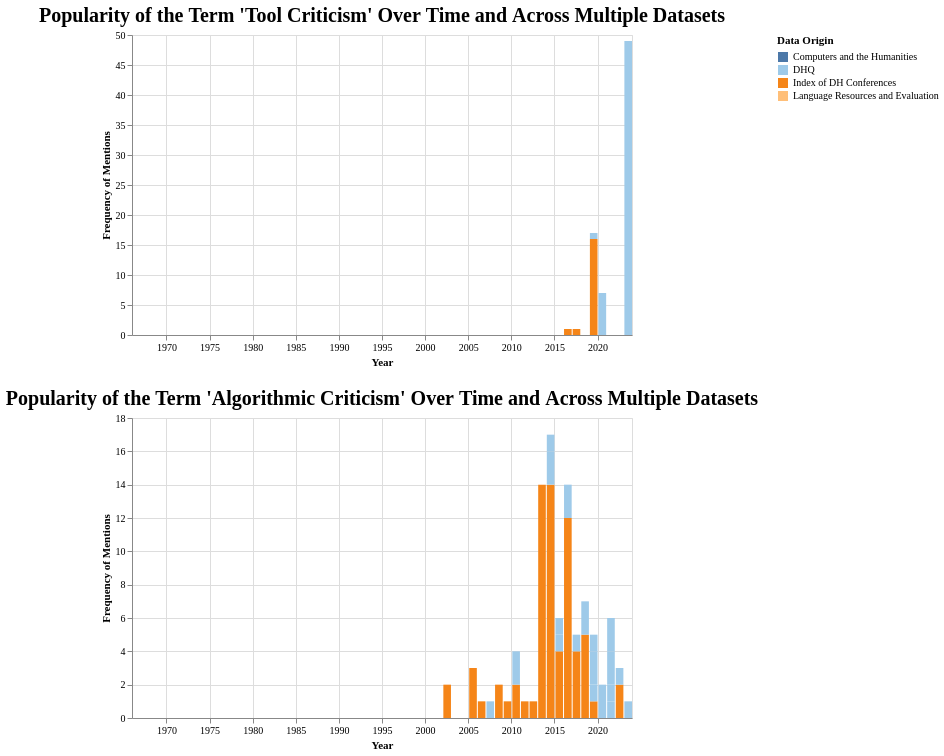

Vega-Lite specification for this chart:
### Vega-Lite specification from a JSON file in a GitHub repository (floating-point values rounded to 4 significant figures; data arrays with more than 128 entries replaced by an {"elided": "..."} marker saying what was removed)
{"config": {"view": {"continuousWidth": 300, "continuousHeight": 300}, "axis": {"labelFont": "Garamond", "titleFont": "Garamond"}, "legend": {"labelFont": "Garamond", "titleFont": "Garamond"}, "title": {"anchor": "middle", "font": "Garamond", "fontSize": 20}}, "vconcat": [{"data": {"name": "data-ff31f810930ec1d4e2e37d500c7f1649"}, "mark": {"type": "bar"}, "encoding": {"color": {"field": "data_origin", "legend": {"labelLimit": 0, "symbolLimit": 0, "title": "Data Origin"}, "scale": {"scheme": "tableau20"}, "sort": {"field": "counts", "op": "sum", "order": "descending"}, "type": "nominal"}, "opacity": {"condition": {"param": "param_13", "value": 1}, "value": 0.2}, "tooltip": [{"field": "data_origin", "title": "Data Origin", "type": "nominal"}, {"field": "Raw Frequency of Mentions", "type": "quantitative"}, {"field": "date", "format": "%Y", "title": "Date", "type": "temporal"}, {"field": "Frequency of Mentions Scaled by Total Tokens", "format": ".2f", "title": "Frequency of Mentions Scaled by Total Tokens (Percentage)", "type": "quantitative"}, {"field": "total_tokens", "title": "Total Tokens", "type": "quantitative"}], "x": {"axis": {"title": "Year"}, "field": "date", "timeUnit": "year", "type": "temporal"}, "y": {"axis": {"title": "Frequency of Mentions"}, "field": "y", "type": "quantitative"}}, "name": "view_9", "title": "Popularity of the Term 'Tool Criticism' Over Time and Across Multiple Datasets", "transform": [{"calculate": "datum[param_12]", "as": "y"}], "width": 500}, {"data": {"name": "data-8400b98aec916c1a3a00b1edebc50611"}, "mark": {"type": "bar"}, "encoding": {"color": {"field": "data_origin", "legend": {"labelLimit": 0, "symbolLimit": 0, "title": "Data Origin"}, "scale": {"scheme": "tableau20"}, "sort": {"field": "counts", "op": "sum", "order": "descending"}, "type": "nominal"}, "opacity": {"condition": {"param": "param_14", "value": 1}, "value": 0.2}, "tooltip": [{"field": "data_origin", "title": "Data Origin", "type": "nominal"}, {"field": "Raw Frequency of Mentions", "type": "quantitative"}, {"field": "date", "format": "%Y", "title": "Date", "type": "temporal"}, {"field": "Frequency of Mentions Scaled by Total Tokens", "format": ".2f", "title": "Frequency of Mentions Scaled by Total Tokens (Percentage)", "type": "quantitative"}, {"field": "total_tokens", "title": "Total Tokens", "type": "quantitative"}], "x": {"axis": {"title": "Year"}, "field": "date", "timeUnit": "year", "type": "temporal"}, "y": {"axis": {"title": "Frequency of Mentions"}, "field": "y", "type": "quantitative"}}, "name": "view_10", "title": "Popularity of the Term 'Algorithmic Criticism' Over Time and Across Multiple Datasets", "transform": [{"calculate": "datum[param_12]", "as": "y"}], "width": 500}], "params": [{"name": "param_12", "bind": {"input": "select", "options": ["Raw Frequency of Mentions", "Frequency of Mentions Scaled by Total Tokens"], "name": "Select Counting Method on Y Axis"}, "value": "Raw Frequency of Mentions"}, {"name": "param_13", "select": {"type": "point", "fields": ["data_origin"]}, "bind": "legend", "views": ["view_9"]}, {"name": "param_14", "select": {"type": "point", "fields": ["data_origin"]}, "bind": "legend", "views": ["view_10"]}], "$schema": "https://vega.github.io/schema/vega-lite/v5.15.1.json", "datasets": {"data-ff31f810930ec1d4e2e37d500c7f1649": {"elided": "416 records"}, "data-8400b98aec916c1a3a00b1edebc50611": {"elided": "416 records"}}}
